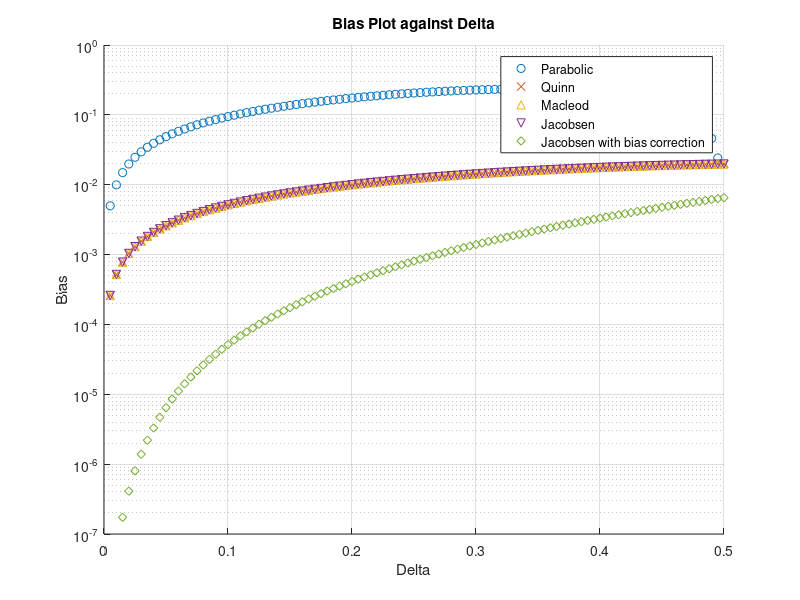
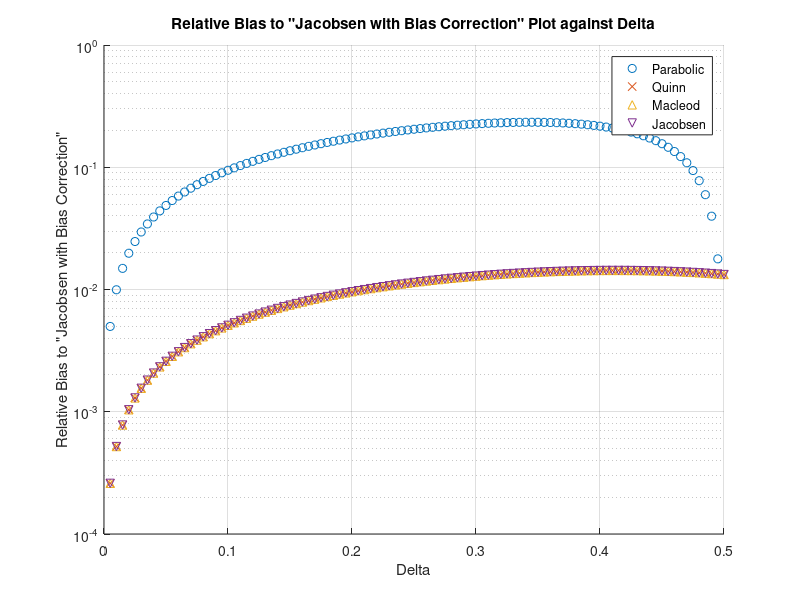

These charts were generated, in order, by the following MATLAB code:
delta=0:0.005:0.5;
N=8;
A=10;
Rk1=zeros(size(delta));
for i=1:N
    e1=A*exp(1i*(2*pi/N)*(delta+1)*(i-1));
    Rk1=Rk1+e1;
end

Rk2=zeros(size(delta));
for i=1:N
    e2=A*exp(1i*(2*pi/N)*(delta)*(i-1));
    Rk2=Rk2+e2;
end

Rk3=zeros(size(delta));
for i=1:N
    e3=A*exp(1i*(2*pi/N)*(delta-1)*(i-1));
    Rk3=Rk3+e3;
end

error_parabolic=(abs(Rk3)-abs(Rk1))./(4*abs(Rk2)-2*abs(Rk1)-2*abs(Rk3));

error_quinn=zeros(size(delta));
a1=real(Rk1./Rk2);
a2=real(Rk3./Rk2);
b1=a1./(1-a1);
b2=a2./(1-a2);
for i=1:length(delta)
    if b1(i)>0 && b2(i)>0
        error_quinn(i)=b2(i);
    else
        error_quinn(i)=b1(i);
    end
end

d=real(Rk1.*conj(Rk2)-Rk3.*conj(Rk2))./real(2*(abs(Rk2).^2)+Rk1.*conj(Rk2)+Rk3.*conj(Rk2));
error_macleod=(sqrt(1+8*(d.*d))-1)./(4*d);

error_j=real((Rk1-Rk3)./(2*Rk2-Rk1-Rk3));

error_jwbc=(tan(pi/N)/(pi/N))*real((Rk1-Rk3)./(2*Rk2-Rk1-Rk3));
figure(1);
hold on;
set(gca, 'YScale', 'log');ylim([0.0000001, 1]);
plot(delta,abs(error_parabolic-delta),'o',delta,abs(error_quinn-delta),'x',delta,abs(error_macleod-delta),'^',delta,abs(error_j-delta),'v',delta,abs(error_jwbc-delta),'d');
legend({'Parabolic','Quinn','Macleod','Jacobsen','Jacobsen with bias correction'},'Location','northeast');
title('Bias Plot against Delta');xlabel('Delta');ylabel('Bias');grid on;
hold off;
figure(2);
set(gca, 'YScale', 'log');ylim([0.0001, 1]);
hold on;
plot(delta,abs(error_parabolic-delta)-abs(error_jwbc-delta),'o',delta,abs(error_quinn-delta)-abs(error_jwbc-delta),'x',delta,abs(error_macleod-delta)-abs(error_jwbc-delta),'^',delta,abs(error_j-delta)-abs(error_jwbc-delta),'v');
legend({'Parabolic','Quinn','Macleod','Jacobsen'},'Location','northeast');
title('Relative Bias to "Jacobsen with Bias Correction" Plot against Delta');xlabel('Delta');ylabel('Relative Bias to "Jacobsen with Bias Correction"');grid on;
hold off;